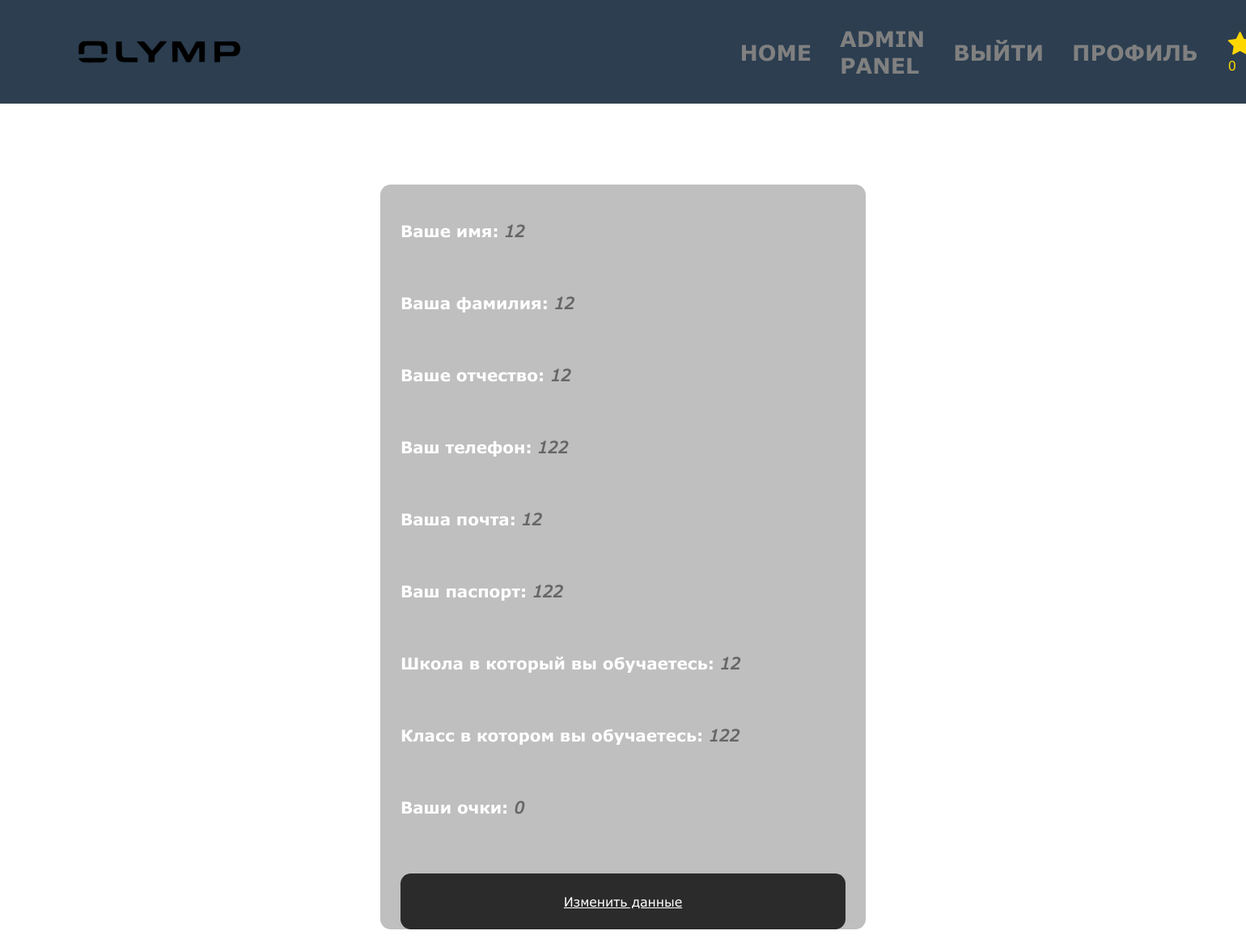
The app's page /profile.php (signed in) with its own data.
### tables this page shows
CREATE TABLE `users` (
  `id` int(110) NOT NULL,
  `name` varchar(200) NOT NULL,
  `surname` varchar(200) NOT NULL,
  `patronim` varchar(200) NOT NULL,
  `password` varchar(200) NOT NULL,
  `telephone` varchar(140) NOT NULL,
  `mail` varchar(160) NOT NULL,
  `passport` varchar(120) NOT NULL,
  `role` int(10) NOT NULL,
  `school` varchar(400) NOT NULL,
  `class` int(200) NOT NULL,
  `points` int(200) DEFAULT NULL
);

### profile.php (the view)
<?
include 'hdr.php';
$req = "SELECT * FROM `users` WHERE `id` = " . $_COOKIE["user_id"];
$result = mysqli_fetch_assoc(mysqli_query($link, $req));
?>
<section class="n-profile">
	<div class="profile">
		<h2>Ваше имя: <i><? echo $result['name'] ?></i> </h2>
		<h2>Ваша фамилия: <i><? echo $result['surname'] ?></i> </h2>
		<h2>Ваше отчество:<i> <? echo $result['patronim'] ?></i> </h2>
		<h2>Ваш телефон: <i><? echo $result['telephone'] ?></i> </h2>
		<h2>Ваша почта: <i><? echo $result['mail'] ?></i> </h2>
		<h2>Ваш паспорт: <i><? echo $result['passport'] ?></i> </h2>
		<h2>Школа в который вы обучаетесь: <i><? echo $result['school'] ?></i> </h2>
		<h2>Класс в котором вы обучаетесь:<i> <? echo $result['class'] ?></i> </h2>
		<h2>Ваши очки:<i> <? echo $result['points'] ?></i> </h2>
		<a href='change.php'>Изменить данные</a>
	</div>
</section>

### hdr.php (shortened to what this page needs)
<?
$link = mysqli_connect("olimpiads.atwebpages.com", "4318051_admin",  "ecu}L!6[9FOc*eiU", "4318051_admin");
if ($_COOKIE['user_id']) {
	$id_user = $_COOKIE['user_id'];
	$req = "SELECT `points` FROM `users` WHERE `id` =" . $id_user;
	$result = mysqli_query($link, $req);
	$count = mysqli_fetch_assoc($result)['points'];
}
?>
<!DOCTYPE html>
<html lang="en">
<head>
	<link rel="stylesheet" href="https://maxcdn.bootstrapcdn.com/font-awesome/4.5.0/css/font-awesome.min.css">
	<link rel="stylesheet" href="style.css?<?php echo time() ?>">
</head>
<body>
	<header>
		<div class='logo'>
			<img src="assets/olimp.png">
		</div>
		<nav>
			<a href='index.php' class='href'>Home</a>
			<a href='admin/index.php' class='href'>Admin panel</a>
			<? if (!$_COOKIE['user_id']) {
				echo "<a href='olimp.php' class='href'>Registration</a>";
				echo "<a href='login.php' class='href'>LogIn</a>";
			} else {
				echo "<a href='?logout=1' class='href'> Выйти  </a>";
				echo "<a href = 'profile.php' class='href'> Профиль </a>";
			}
			?>
			<div>
				<a href="#olimp"> <i class='fa fa-star fa-2x'></a></i>
				<? echo $count ?>
			</div>
		</nav>
	</header>

### style.css (style rules this page uses)
* { margin: 0; box-sizing: border-box; font-family: 'Verdana'; }
header { text-align: left; height: 8em; padding: 2em 5%; background: #2c3e50; color: #fff; display: flex; align-items: center; }
header div { display: flex; flex-flow: column; color: gold; text-decoration: none; margin-left: 20px; }
header div a { color: inherit; text-decoration: none; }
header nav { display: flex; align-items: center; margin-left: 600px; }
header img { width: 200px; }
header .href { font-weight: bold; font-size: 20pt; color: inherit; text-decoration: none; text-transform: uppercase; padding: 0px 17.5px; color: gray; }
.n-profile { display: flex; justify-content: center; margin: 100px; }
.n-profile .profile { width: 600px; display: flex; background: rgba(128, 128, 128, 0.5); border-radius: 0.8rem; flex-flow: column; align-self: center; padding: 0 25px; }
.n-profile .profile i { color: rgba(43, 43, 43, 0.6); }
.n-profile .profile a { width: 100%; background-color: #2B2B2B; text-align: center; text-transform: none; color: white; padding: 25px; border-radius: 0.8rem; margin: 50px 0 0px; }
.n-profile .profile h2 { font-size: 15pt; color: #fff; margin-bottom: 20px; padding-top: 45px; }

### records on screen
users: points "0", name "12", surname "12", patronim "12", telephone "122", mail "12", passport "122", school "12", class "122"
